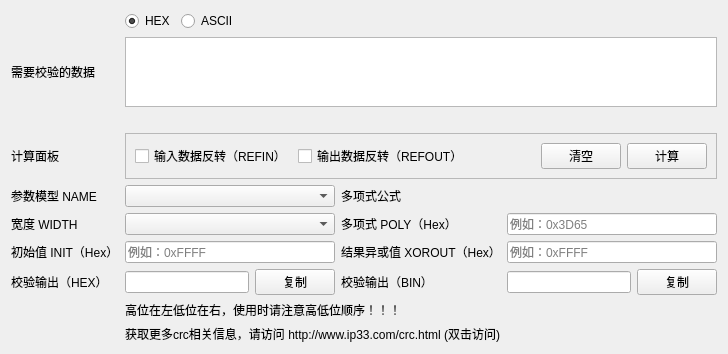
<?xml version="1.0" encoding="UTF-8"?>
<ui version="4.0">
 <class>SAKCRCCalculator</class>
 <widget class="QWidget" name="SAKCRCCalculator">
  <property name="geometry">
   <rect>
    <x>0</x>
    <y>0</y>
    <width>728</width>
    <height>349</height>
   </rect>
  </property>
  <property name="windowTitle">
   <string>CRC计算器</string>
  </property>
  <layout class="QGridLayout" name="gridLayout">
   <item row="6" column="1" colspan="2">
    <widget class="QLineEdit" name="lineEditInit">
     <property name="placeholderText">
      <string>例如：0xFFFF</string>
     </property>
    </widget>
   </item>
   <item row="6" column="0">
    <widget class="QLabel" name="label_6">
     <property name="text">
      <string>初始值 INIT（Hex）</string>
     </property>
    </widget>
   </item>
   <item row="7" column="1">
    <widget class="QLineEdit" name="lineEditOutputHex"/>
   </item>
   <item row="1" column="1" colspan="5">
    <widget class="QTextEdit" name="textEdit">
     <property name="html">
      <string>&lt;!DOCTYPE HTML PUBLIC &quot;-//W3C//DTD HTML 4.0//EN&quot; &quot;http://www.w3.org/TR/REC-html40/strict.dtd&quot;&gt;
&lt;html&gt;&lt;head&gt;&lt;meta name=&quot;qrichtext&quot; content=&quot;1&quot; /&gt;&lt;style type=&quot;text/css&quot;&gt;
p, li { white-space: pre-wrap; }
&lt;/style&gt;&lt;/head&gt;&lt;body style=&quot; font-family:'SimSun'; font-size:9pt; font-weight:400; font-style:normal;&quot;&gt;
&lt;p style=&quot;-qt-paragraph-type:empty; margin-top:0px; margin-bottom:0px; margin-left:0px; margin-right:0px; -qt-block-indent:0; text-indent:0px; font-family:'SimSun';&quot;&gt;&lt;br /&gt;&lt;/p&gt;&lt;/body&gt;&lt;/html&gt;</string>
     </property>
    </widget>
   </item>
   <item row="5" column="4" colspan="2">
    <widget class="QLineEdit" name="lineEditPoly">
     <property name="text">
      <string/>
     </property>
     <property name="placeholderText">
      <string>例如：0x3D65</string>
     </property>
    </widget>
   </item>
   <item row="9" column="1" colspan="5">
    <widget class="QLabel" name="labelInfo">
     <property name="styleSheet">
      <string notr="true"/>
     </property>
     <property name="text">
      <string>获取更多crc相关信息，请访问 http://www.ip33.com/crc.html (双击访问)</string>
     </property>
    </widget>
   </item>
   <item row="5" column="3">
    <widget class="QLabel" name="label_5">
     <property name="text">
      <string>多项式 POLY（Hex）</string>
     </property>
    </widget>
   </item>
   <item row="6" column="3">
    <widget class="QLabel" name="label_7">
     <property name="text">
      <string>结果异或值 XOROUT（Hex）</string>
     </property>
    </widget>
   </item>
   <item row="4" column="0">
    <widget class="QLabel" name="label">
     <property name="text">
      <string>参数模型 NAME</string>
     </property>
    </widget>
   </item>
   <item row="7" column="5">
    <widget class="QPushButton" name="pushButtonCopyBin">
     <property name="text">
      <string>复制</string>
     </property>
    </widget>
   </item>
   <item row="6" column="4" colspan="2">
    <widget class="QLineEdit" name="lineEditXOROUT">
     <property name="placeholderText">
      <string>例如：0xFFFF</string>
     </property>
    </widget>
   </item>
   <item row="7" column="0">
    <widget class="QLabel" name="label_8">
     <property name="text">
      <string>校验输出（HEX）</string>
     </property>
    </widget>
   </item>
   <item row="3" column="1" colspan="5">
    <widget class="QFrame" name="frame_2">
     <property name="frameShape">
      <enum>QFrame::StyledPanel</enum>
     </property>
     <property name="frameShadow">
      <enum>QFrame::Raised</enum>
     </property>
     <layout class="QHBoxLayout" name="horizontalLayout_2">
      <item>
       <widget class="QCheckBox" name="checkBoxRefIn">
        <property name="text">
         <string>输入数据反转（REFIN）</string>
        </property>
       </widget>
      </item>
      <item>
       <widget class="QCheckBox" name="checkBoxRefOut">
        <property name="text">
         <string>输出数据反转（REFOUT）</string>
        </property>
       </widget>
      </item>
      <item>
       <spacer name="horizontalSpacer_2">
        <property name="orientation">
         <enum>Qt::Horizontal</enum>
        </property>
        <property name="sizeHint" stdset="0">
         <size>
          <width>40</width>
          <height>20</height>
         </size>
        </property>
       </spacer>
      </item>
      <item>
       <widget class="QPushButton" name="pushButtonClear">
        <property name="text">
         <string>清空</string>
        </property>
       </widget>
      </item>
      <item>
       <widget class="QPushButton" name="pushButtonCalculate">
        <property name="text">
         <string>计算</string>
        </property>
       </widget>
      </item>
     </layout>
    </widget>
   </item>
   <item row="2" column="1" colspan="5">
    <widget class="QLabel" name="labelInputType">
     <property name="text">
      <string/>
     </property>
    </widget>
   </item>
   <item row="1" column="0">
    <widget class="QLabel" name="label_3">
     <property name="text">
      <string>需要校验的数据</string>
     </property>
    </widget>
   </item>
   <item row="0" column="1" colspan="5">
    <widget class="QFrame" name="frame">
     <property name="styleSheet">
      <string notr="true">QFrame {
	border:none
}</string>
     </property>
     <property name="frameShape">
      <enum>QFrame::StyledPanel</enum>
     </property>
     <property name="frameShadow">
      <enum>QFrame::Raised</enum>
     </property>
     <layout class="QHBoxLayout" name="horizontalLayout">
      <property name="leftMargin">
       <number>0</number>
      </property>
      <property name="topMargin">
       <number>0</number>
      </property>
      <property name="rightMargin">
       <number>0</number>
      </property>
      <property name="bottomMargin">
       <number>0</number>
      </property>
      <item>
       <widget class="QRadioButton" name="radioButtonHex">
        <property name="text">
         <string>HEX</string>
        </property>
        <property name="checked">
         <bool>true</bool>
        </property>
       </widget>
      </item>
      <item>
       <widget class="QRadioButton" name="radioButtonASCII">
        <property name="text">
         <string>ASCII</string>
        </property>
       </widget>
      </item>
      <item>
       <spacer name="horizontalSpacer">
        <property name="orientation">
         <enum>Qt::Horizontal</enum>
        </property>
        <property name="sizeHint" stdset="0">
         <size>
          <width>40</width>
          <height>20</height>
         </size>
        </property>
       </spacer>
      </item>
     </layout>
    </widget>
   </item>
   <item row="8" column="1" colspan="4">
    <widget class="QLabel" name="label_10">
     <property name="styleSheet">
      <string notr="true"/>
     </property>
     <property name="text">
      <string>高位在左低位在右，使用时请注意高低位顺序！！！</string>
     </property>
    </widget>
   </item>
   <item row="7" column="4">
    <widget class="QLineEdit" name="lineEditOutputBin"/>
   </item>
   <item row="5" column="0">
    <widget class="QLabel" name="label_2">
     <property name="text">
      <string>宽度 WIDTH</string>
     </property>
    </widget>
   </item>
   <item row="7" column="2">
    <widget class="QPushButton" name="pushButtonCopyHex">
     <property name="text">
      <string>复制</string>
     </property>
    </widget>
   </item>
   <item row="7" column="3">
    <widget class="QLabel" name="label_9">
     <property name="text">
      <string>校验输出（BIN）</string>
     </property>
    </widget>
   </item>
   <item row="5" column="1" colspan="2">
    <widget class="QComboBox" name="comboBoxWidth"/>
   </item>
   <item row="4" column="1" colspan="2">
    <widget class="QComboBox" name="comboBoxName"/>
   </item>
   <item row="4" column="3">
    <widget class="QLabel" name="label_4">
     <property name="text">
      <string>多项式公式</string>
     </property>
    </widget>
   </item>
   <item row="4" column="4" colspan="2">
    <widget class="QLabel" name="labelPolyFormula">
     <property name="text">
      <string/>
     </property>
    </widget>
   </item>
   <item row="3" column="0">
    <widget class="QLabel" name="label_11">
     <property name="text">
      <string>计算面板</string>
     </property>
    </widget>
   </item>
  </layout>
  <zorder>label_6</zorder>
  <zorder>lineEditOutputHex</zorder>
  <zorder>textEdit</zorder>
  <zorder>lineEditPoly</zorder>
  <zorder>labelInfo</zorder>
  <zorder>label_5</zorder>
  <zorder>label_7</zorder>
  <zorder>label</zorder>
  <zorder>pushButtonCopyBin</zorder>
  <zorder>lineEditXOROUT</zorder>
  <zorder>label_8</zorder>
  <zorder>frame_2</zorder>
  <zorder>comboBoxName</zorder>
  <zorder>labelInputType</zorder>
  <zorder>label_3</zorder>
  <zorder>frame</zorder>
  <zorder>label_10</zorder>
  <zorder>lineEditOutputBin</zorder>
  <zorder>label_2</zorder>
  <zorder>pushButtonCopyHex</zorder>
  <zorder>label_9</zorder>
  <zorder>comboBoxWidth</zorder>
  <zorder>lineEditInit</zorder>
  <zorder>label_4</zorder>
  <zorder>labelPolyFormula</zorder>
  <zorder>label_11</zorder>
 </widget>
 <resources/>
 <connections>
  <connection>
   <sender>pushButtonClear</sender>
   <signal>clicked()</signal>
   <receiver>textEdit</receiver>
   <slot>clear()</slot>
   <hints>
    <hint type="sourcelabel">
     <x>578</x>
     <y>165</y>
    </hint>
    <hint type="destinationlabel">
     <x>560</x>
     <y>71</y>
    </hint>
   </hints>
  </connection>
  <connection>
   <sender>pushButtonCopyHex</sender>
   <signal>clicked()</signal>
   <receiver>lineEditOutputHex</receiver>
   <slot>selectAll()</slot>
   <hints>
    <hint type="sourcelabel">
     <x>304</x>
     <y>287</y>
    </hint>
    <hint type="destinationlabel">
     <x>236</x>
     <y>290</y>
    </hint>
   </hints>
  </connection>
  <connection>
   <sender>pushButtonCopyHex</sender>
   <signal>clicked()</signal>
   <receiver>lineEditOutputHex</receiver>
   <slot>copy()</slot>
   <hints>
    <hint type="sourcelabel">
     <x>333</x>
     <y>296</y>
    </hint>
    <hint type="destinationlabel">
     <x>201</x>
     <y>297</y>
    </hint>
   </hints>
  </connection>
  <connection>
   <sender>pushButtonCopyBin</sender>
   <signal>clicked()</signal>
   <receiver>lineEditOutputBin</receiver>
   <slot>selectAll()</slot>
   <hints>
    <hint type="sourcelabel">
     <x>671</x>
     <y>288</y>
    </hint>
    <hint type="destinationlabel">
     <x>622</x>
     <y>289</y>
    </hint>
   </hints>
  </connection>
  <connection>
   <sender>pushButtonCopyBin</sender>
   <signal>clicked()</signal>
   <receiver>lineEditOutputBin</receiver>
   <slot>copy()</slot>
   <hints>
    <hint type="sourcelabel">
     <x>662</x>
     <y>295</y>
    </hint>
    <hint type="destinationlabel">
     <x>616</x>
     <y>295</y>
    </hint>
   </hints>
  </connection>
  <connection>
   <sender>radioButtonHex</sender>
   <signal>clicked()</signal>
   <receiver>textEdit</receiver>
   <slot>clear()</slot>
   <hints>
    <hint type="sourcelabel">
     <x>149</x>
     <y>20</y>
    </hint>
    <hint type="destinationlabel">
     <x>149</x>
     <y>43</y>
    </hint>
   </hints>
  </connection>
 </connections>
</ui>
